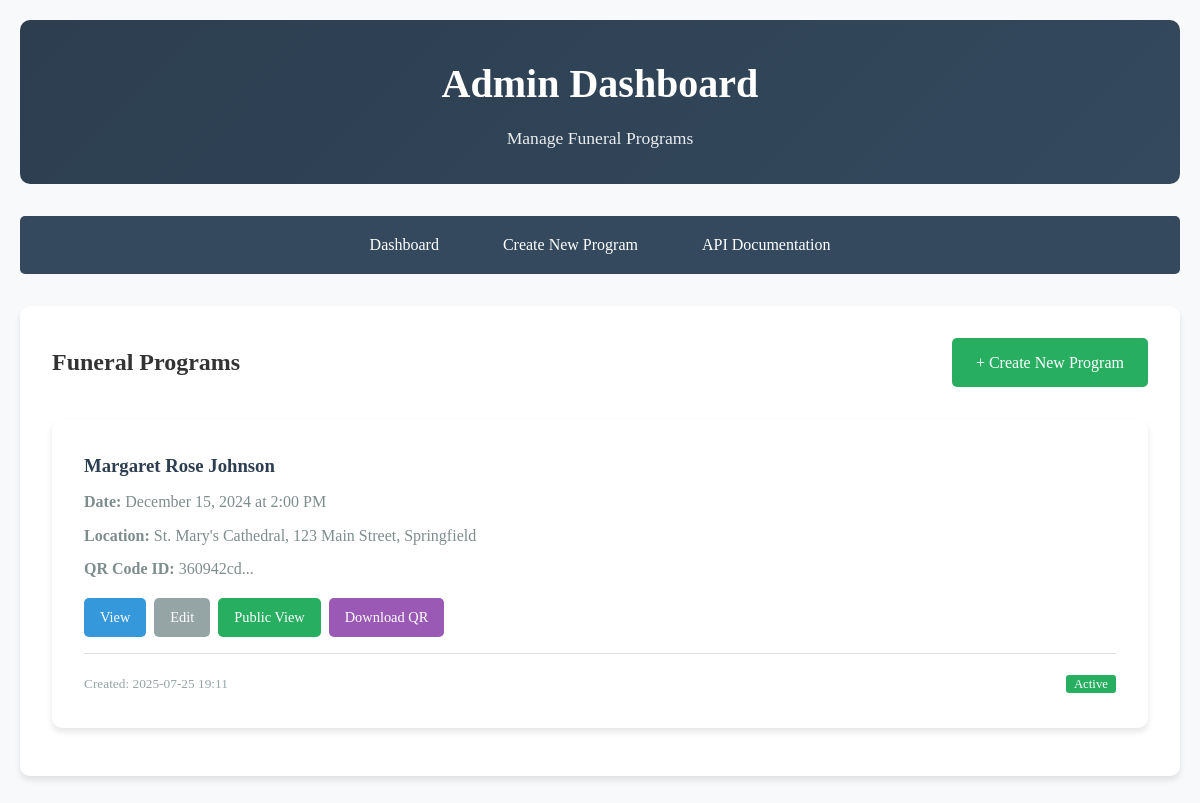
The page /api/admin/dashboard (signed in) on the database its author committed.
### app/models/funeral.py (models this page shows)
class FuneralProgram(Base):
    __tablename__ = "funeral_programs"
    id = Column(Integer, primary_key=True, index=True)
    deceased_name = Column(String(255), nullable=False)
    date_of_birth = Column(String(50))
    date_of_death = Column(String(50))
    funeral_date = Column(String(50), nullable=False)
    funeral_location = Column(String(500), nullable=False)
    deceased_photo_url = Column(String(500))
    qr_code_id = Column(String(100), unique=True, index=True)
    is_active = Column(Boolean, default=True)
    created_at = Column(DateTime(timezone=True), server_default=func.now())
    updated_at = Column(DateTime(timezone=True), onupdate=func.now())
    program_events = relationship("ProgramEvent", back_populates="funeral_program", cascade="all, delete-orphan")
    obituary = relationship("Obituary", back_populates="funeral_program", uselist=False, cascade="all, delete-orphan")

### app/routers/admin.py (the view)
@router.get("/dashboard", response_class=HTMLResponse)
async def admin_dashboard(
    request: Request,
    db: Session = Depends(get_db),
    current_user: AdminUser = Depends(get_current_admin_user)
):
    programs = db.query(FuneralProgram).order_by(FuneralProgram.created_at.desc()).all()
    return templates.TemplateResponse("admin_dashboard.html", {
        "request": request,
        "programs": programs,
        "current_user": current_user
    })

### templates/admin_dashboard.html (shortened to what this page needs)
{% extends "base.html" %}
{% block content %}
<div class="container">
    <div class="header">
        <h1>Admin Dashboard</h1>
        <p>Manage Funeral Programs</p>
    </div>
    <nav class="nav">
        <ul>
            <li><a href="/api/admin/dashboard">Dashboard</a></li>
            <li><a href="/api/admin/create">Create New Program</a></li>
            <li><a href="/docs">API Documentation</a></li>
        </ul>
    </nav>
    <div class="card">
        <div style="display: flex; justify-content: space-between; align-items: center; margin-bottom: 2rem;">
            <h2>Funeral Programs</h2>
            <a href="/api/admin/create" class="btn btn-success">+ Create New Program</a>
        </div>
        {% if programs %}
            <div class="grid grid-2">
                {% for program in programs %}
                <div class="card" style="margin-bottom: 1rem;">
                    <div style="display: flex; justify-content: space-between; align-items: start;">
                        <div style="flex: 1;">
                            <h3 style="color: #2c3e50; margin-bottom: 0.5rem;">{{ program.deceased_name }}</h3>
                            <p style="color: #7f8c8d; margin-bottom: 0.5rem;">
                                <strong>Date:</strong> {{ program.funeral_date }}
                            </p>
                            <p style="color: #7f8c8d; margin-bottom: 0.5rem;">
                                <strong>Location:</strong> {{ program.funeral_location }}
                            </p>
                            <p style="color: #7f8c8d; margin-bottom: 1rem;">
                                <strong>QR Code ID:</strong> {{ program.qr_code_id[:8] }}...
                            </p>
                            <div style="display: flex; gap: 0.5rem; flex-wrap: wrap;">
                                <a href="/api/admin/program/{{ program.id }}" class="btn btn-primary" style="font-size: 0.9rem; padding: 8px 16px;">View</a>
                                <a href="/api/admin/program/{{ program.id }}/edit" class="btn btn-secondary" style="font-size: 0.9rem; padding: 8px 16px;">Edit</a>
                                <a href="/api/funeral/program/{{ program.qr_code_id }}/view" class="btn btn-success" style="font-size: 0.9rem; padding: 8px 16px;" target="_blank">Public View</a>
                                <a href="/api/qr/download/{{ program.qr_code_id }}" class="btn" style="background: #9b59b6; font-size: 0.9rem; padding: 8px 16px;">Download QR</a>
                            </div>
                        </div>
                    </div>
                    <div style="margin-top: 1rem; padding-top: 1rem; border-top: 1px solid #e0e0e0;">
                        <small style="color: #95a5a6;">
                            Created: {{ program.created_at.strftime('%Y-%m-%d %H:%M') if program.created_at else 'N/A' }}
                        </small>
                        <span style="float: right;">
                            {% if program.is_active %}
                                <span style="background: #27ae60; color: white; padding: 2px 8px; border-radius: 3px; font-size: 0.8rem;">Active</span>
                            {% else %}
                                <span style="background: #e74c3c; color: white; padding: 2px 8px; border-radius: 3px; font-size: 0.8rem;">Inactive</span>
                            {% endif %}
                        </span>
                    </div>
                </div>
                {% endfor %}
            </div>
        {% else %}
            <div style="text-align: center; padding: 3rem; color: #7f8c8d;">
                <h3>No funeral programs created yet</h3>
                <p style="margin: 1rem 0;">Get started by creating your first funeral program.</p>
                <a href="/api/admin/create" class="btn btn-success">Create First Program</a>
            </div>
        {% endif %}
    </div>
</div>
{% endblock %}

### templates/base.html (style rules this page uses)
* { margin: 0; padding: 0; box-sizing: border-box; }
body { font-family: 'Georgia', 'Times New Roman', serif; line-height: 1.6; color: #333; background-color: #f8f9fa; }
.container { max-width: 1200px; margin: 0 auto; padding: 20px; }
.header { background: linear-gradient(135deg, #2c3e50, #34495e); color: white; padding: 2rem 0; text-align: center; margin-bottom: 2rem; border-radius: 10px; }
.header h1 { font-size: 2.5rem; margin-bottom: 0.5rem; }
.header p { font-size: 1.1rem; opacity: 0.9; }
.card { background: white; border-radius: 10px; padding: 2rem; margin-bottom: 2rem; box-shadow: 0 4px 6px rgba(0, 0, 0, 0.1); }
.btn { display: inline-block; padding: 12px 24px; background: #3498db; color: white; text-decoration: none; border-radius: 5px; border: none; cursor: pointer; font-size: 1rem; transition: background 0.3s; }
.btn-primary { background: #3498db; }
.btn-success { background: #27ae60; }
.btn-secondary { background: #95a5a6; }
.nav { background: #34495e; padding: 1rem 0; margin-bottom: 2rem; border-radius: 5px; }
.nav ul { list-style: none; display: flex; justify-content: center; gap: 2rem; }
.nav a { color: white; text-decoration: none; padding: 0.5rem 1rem; border-radius: 3px; transition: background 0.3s; }
.grid { display: grid; gap: 2rem; }
.grid-2 { grid-template-columns: repeat(auto-fit, minmax(300px, 1fr)); }

### rows shown on the page
FuneralProgram: deceased_name "Margaret Rose Johnson", funeral_date "December 15, 2024 at 2:00 PM", funeral_location "St. Mary's Cathedral, 123 Main Street, Springfield", qr_code_id "360942cd", created_at "2025-07-25 19:11", is_active "Active"
